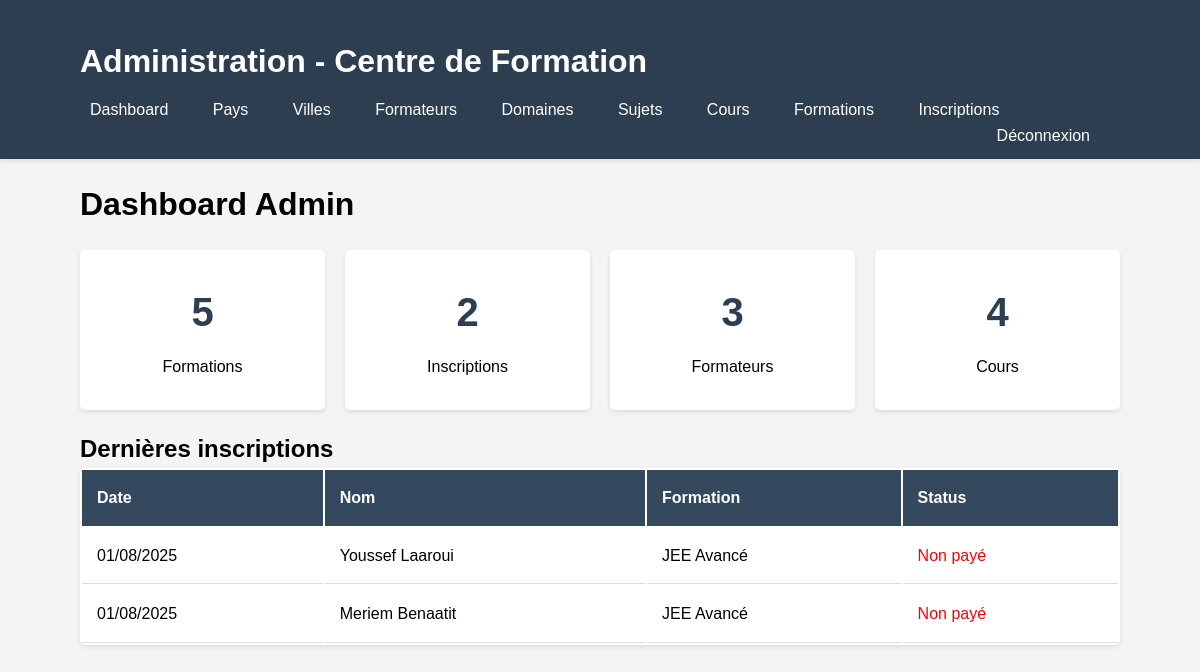
The page /admin/dashboard.php (signed in) on the database its author committed.
### tables this page shows
CREATE TABLE `inscriptions` (
  `id` int(11) NOT NULL,
  `firstName` varchar(50) NOT NULL,
  `lastName` varchar(50) NOT NULL,
  `phone` varchar(20) DEFAULT NULL,
  `email` varchar(100) NOT NULL,
  `company` varchar(100) DEFAULT NULL,
  `paid` tinyint(1) DEFAULT 0,
  `formation_id` int(11) DEFAULT NULL
);

CREATE TABLE `cours` (
  `id` int(11) NOT NULL,
  `name` varchar(100) NOT NULL,
  `content` text DEFAULT NULL,
  `description` text DEFAULT NULL,
  `audience` varchar(255) DEFAULT NULL,
  `duration` int(11) DEFAULT NULL,
  `testIncluded` tinyint(1) DEFAULT 0,
  `testContent` text DEFAULT NULL,
  `logo` varchar(255) DEFAULT NULL,
  `sujet_id` int(11) DEFAULT NULL
);

### admin/dashboard.php (the view, shortened to what this page needs)
<?php
include '../includes/connection.php';
?>
<!DOCTYPE html>
<html>
<head>
    <link rel="stylesheet" href="../css/style.css">
</head>
<body>
    <?php include 'includes/admin_header.php'; ?>
    <div class="container">
        <h1>Dashboard Admin</h1>
        <div class="dashboard-stats">
            <?php
            $stats = [
                'formations' => $bdd->query("SELECT COUNT(*) FROM formations")->fetchColumn(),
                'inscriptions' => $bdd->query("SELECT COUNT(*) FROM inscriptions")->fetchColumn(),
                'formateurs' => $bdd->query("SELECT COUNT(*) FROM formateurs")->fetchColumn(),
                'cours' => $bdd->query("SELECT COUNT(*) FROM cours")->fetchColumn(),
            ];
            ?>
            <div class="metrics-grid">
                <div class="metric-card">
                    <h4><?php echo $stats['formations']; ?></h4>
                    <p>Formations</p>
                </div>
                <div class="metric-card">
                    <h4><?php echo $stats['inscriptions']; ?></h4>
                    <p>Inscriptions</p>
                </div>
                <div class="metric-card">
                    <h4><?php echo $stats['formateurs']; ?></h4>
                    <p>Formateurs</p>
                </div>
                <div class="metric-card">
                    <h4><?php echo $stats['cours']; ?></h4>
                    <p>Cours</p>
                </div>
            </div>
        </div>
        <h2>Dernières inscriptions</h2>
        <table class="admin-table">
            <thead>
                <tr>
                    <th>Date</th>
                    <th>Nom</th>
                    <th>Formation</th>
                    <th>Status</th>
                </tr>
            </thead>
            <tbody>
                <?php
                $query = $bdd->query("SELECT i.*, c.name as cours_name,
                                     CONCAT(i.firstName, ' ', i.lastName) as full_name
                                     FROM inscriptions i
                                     JOIN formations f ON i.formation_id = f.id
                                     JOIN cours c ON f.cours_id = c.id
                                     ORDER BY i.id DESC
                                     LIMIT 5");
                while($inscription = $query->fetch()) {
                    echo "<tr>";
                    echo "<td>".date('d/m/Y')."</td>";
                    echo "<td>".$inscription['full_name']."</td>";
                    echo "<td>".$inscription['cours_name']."</td>";
                    echo "<td>".($inscription['paid'] ? '<span style="color:green">Payé</span>' : '<span style="color:red">Non payé</span>')."</td>";
                    echo "</tr>";
                }
                ?>
            </tbody>
        </table>
    </div>
</body>
</html>

### css/style.css (style rules this page uses)
* { margin: 0; padding: 0; box-sizing: border-box; }
body { font-family: Arial, sans-serif; background-color: #f4f4f4; line-height: 1.6; }
.container { width: 90%; max-width: 1200px; margin: 0 auto; padding: 20px; }
.metrics-grid { display: grid; grid-template-columns: repeat(auto-fit, minmax(200px, 1fr)); gap: 20px; margin: 20px 0; }
.metric-card { background: white; padding: 30px; text-align: center; border-radius: 5px; box-shadow: 0 2px 5px rgba(0,0,0,0.1); }
.metric-card h4 { font-size: 2.5em; color: #2c3e50; margin-bottom: 10px; }
.admin-table { width: 100%; background: white; border-radius: 5px; overflow: hidden; box-shadow: 0 2px 5px rgba(0,0,0,0.1); }
.admin-table th { background-color: #34495e; color: white; padding: 15px; text-align: left; }
.admin-table td { padding: 15px; border-bottom: 1px solid #ddd; }

### rows shown on the page
inscriptions: full_name "Youssef Laaroui", cours.name "JEE Avancé", paid "Non payé"
inscriptions: full_name "Meriem Benaatit", cours.name "JEE Avancé", paid "Non payé"

### other values the page prints
$stats['formations'] "5"
$stats['inscriptions'] "2"
$stats['formateurs'] "3"
$stats['cours'] "4"
